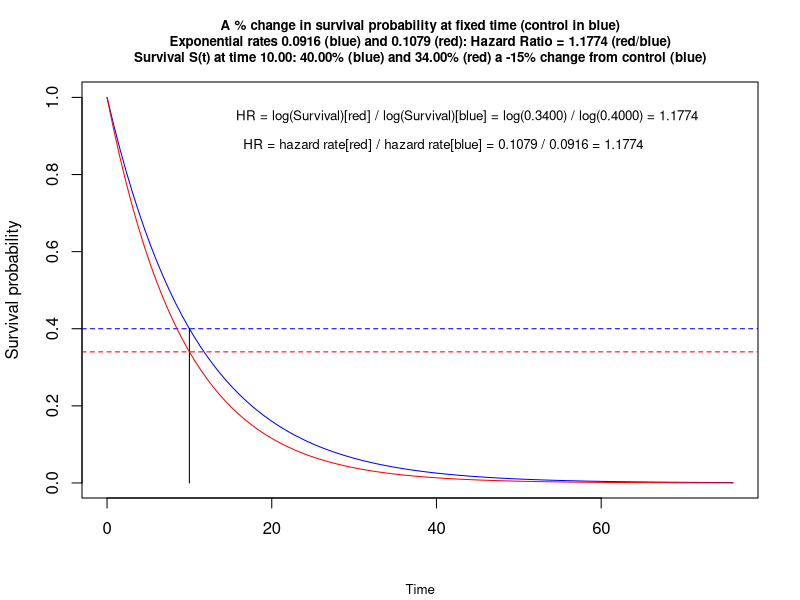

The R script that drew this image: (Note: this script raises an error after producing the figure.)

rm(list=ls())
# rounding functions
p2 <- function(x) {formatC(x, format="f", digits=2)}
p3 <- function(x) {formatC(x, format="f", digits=3)}
p4 <- function(x) {formatC(x, format="f", digits=4)}

# https://stackoverflow.com/questions/3245862/format-numbers-to-significant-figures-nicely-in-r
formatz <- function(x){
  
  if (!is.na(x)  ) {
    
    formatC(signif(x,digits=5), digits=5,format="fg", flag="#",big.mark=",")
    
  }
  
}

formatz0 <- function(x){
  sprintf(x, fmt = '%s')  
}
formatz1 <- function(x){
  sprintf(x, fmt = '%#.1f')  
}
formatz2 <- function(x){
  sprintf(x, fmt = '%#.2f')  
}
formatz00 <- function(x){
  round(x,0) 
}
formatz4 <- function(x){
  sprintf(x, fmt = '%#.4f')  
}

#@@@@@@@@@@@@@@@@@@@@@@@@@@@@@@@@@@@@@@@@@@@@@@@@@@@@@@@@@@@@@@@@@@@@@@@@@@@@@@@@@@@@@@@@@@@@@@@@@@@@
# function % change in survival 
#@@@@@@@@@@@@@@@@@@@@@@@@@@@@@@@@@@@@@@@@@@@@@@@@@@@@@@@@@@@@@@@@@@@@@@@@@@@@@@@@@@@@@@@@@@@@@@@@@@@@# 
#you are given a percentile and time t, then you are given a % change in survival at time t

# blue control
# red treatment

survplot1 <- function( CSurvProp=.4, time1=1, surv.perc.change.improvement=5 ) {  #
  
    #~~~~~~~~~~~~~~~~~~~~~~~~~~~~~~~~~~~~~~~~~~~~~~~~~~~~~~~~~~~~~~~~~~~~~~~~~~~~~~
    # function to plot weibull distribution, shape will always be 1 for exponential
    zp <- function(x, shape, scale)
    pweibull(x, shape=shape, scale=scale, lower.tail=F)
    #~~~~~~~~~~~~~~~~~~~~~~~~~~~~~~~~~~~~~~~~~~~~~~~~~~~~~~~~~~~~~~~~~~~~~~~~~~~~~~
    # control group
    #~~~~~~~~~~~~~~~~~~~~~~~~~~~~~~~~~~~~~~~~~~~~~~~~~~~~~~~~~~~~~~~~~~~~~~~~~~~~~~
    p <-  CSurvProp                                      # percentile survival
    lambda <- -(log(p))/time1                            # constant hazard in control group
    #~~~~~~~~~~~~~~~~~~~~~~~~~~~~~~~~~~~~~~~~~~~~~~~~~~~~~~~~~~~~~~~~~~~~~~~~~~~~~~
    # now the treated group
    #~~~~~~~~~~~~~~~~~~~~~~~~~~~~~~~~~~~~~~~~~~~~~~~~~~~~~~~~~~~~~~~~~~~~~~~~~~~~~~
    i <- 1 + surv.perc.change.improvement/100            # convert % to multiplication factor
    p2 <- (p*i)                                          # apply factor, hypothesized percentile survival in treatment
    p2 <- ifelse(p2>=1, 0.99, p2)                        # ensure within 0-1
    p2 <- ifelse(p2<=0, 0.01, p2)                        # ensure within 0-1
    
    lambda2 <- -log(p2)/time1                            # constant hazard in treatment grp
    
    hr <- lambda2/lambda                                 # hazard ratio, treat / ctrl
    
    surv2 <- 1 - exp(-lambda* time1* hr )                # e^-lambda*t, not used!
    #~~~~~~~~~~~~~~~~~~~~~~~~~~~~~~~~~~~~~~~~~~~~~~~~~~~~~~~~~~~~~~~~~~~~~~~~~~~~~~
    # plotting 
    #~~~~~~~~~~~~~~~~~~~~~~~~~~~~~~~~~~~~~~~~~~~~~~~~~~~~~~~~~~~~~~~~~~~~~~~~~~~~~~
    end <- ceiling(-(log(1-.999)/ lambda))               # for plotting out to 999th percentile
    
    curve(zp(x, shape=1, scale=1/lambda), from=0, to=end, 
          main=paste0("A % change in survival probability at fixed time (control in blue)\n Exponential rates ",
                      formatz4(lambda),         " (blue) and ",
                      formatz4(lambda2),        " (red): Hazard Ratio = ",
                      formatz4(hr), " (red/blue) \nSurvival S(t) at time ",
                      formatz2(time1),             ": ",
                      formatz2(p*100),          "% (blue) and ", 
                      formatz2((p2)*100 ), "% (red) a ",surv.perc.change.improvement, "% change from control (blue)"), 
          cex.main = .8,
          ylab='Survival probability', xlab='', col="blue", 
          sub= "Time" ,  cex.sub=.8)
    #~~~~~~~~~~~~~~~~~~~~~~~~~~~~~~~~~~~~~~~~~~~~~~~~~~~~~
    abline(h=p , col='blue' , lty=2)                 # line showing survival percentile in ctrl
    pp <- ifelse(p<p2,p2,p)                          # v line extends to higher curve
    lines(c(time1 ,time1), c(0 , pp) , col='black')  # vertical line
    #~~~~~~~~~~~~~~~~~~~~~~~~~~~~~~~~~~~~~~~~~~~~~~~~~~~~~
    curve(zp(x, shape=1, scale=1/lambda2), from=0, to=end,     
    ylab='Survival probability', xlab='Time', col="red", add=TRUE)
    abline(h=p2 , col='red' , lty=2)                 #  line showing survival percentile in treat
    #~~~~~~~~~~~~~~~~~~~~~~~~~~~~~~~~~~~~~~~~~~~~~~~~~~~~~
    text(x = end*.575, y = .95,  
         paste0("HR = log(Survival)[red] / log(Survival)[blue] = log(",
                formatz4(p2),                   ") / log(",
                formatz4(p),                 ") = ", 
                formatz4( log(p2)/log(p) ), ""),   # treat/ctrl
         col = "black", 
         cex = .8)
    #~~~~~~~~~~~~~~~~~~~~~~~~~~~~~~~~~~~~~~~~~~~~~~~~~~~~~
    text(x = end*.537, y = .875,  
         paste0(expression("HR = hazard rate[red] / hazard rate[blue] = "),  # treat / ctrl
                formatz4(lambda2),         " / ",
                formatz4(lambda),        " = ",
                formatz4(hr), ""
         ),
         col = "black", 
         cex = .8)
    #~~~~~~~~~~~~~~~~~~~~~~~~~~~~~~~~~~~~~~~~~~~~~~~~~~~~~
    
}
    

survplot1(  CSurvProp=.4, time1=10, surv.perc.change.improvement=-15 ) # %15 worse, red lower

# checking
SF(find="Surv time",             p_survival=.4,  hazard_rate=.0916) 
SF(find="Survival probability",  hazard_rate=.1079, time=10) 
SF(find="Hazard_Rate",           p_survival=.34,  time=10) 
SF(find="Hazard_Rate",           p_survival=.4,  time=10) 

survplot1(  CSurvProp=.5, time1=23, surv.perc.change.improvement= 15 )    # 15% better, red higher
     
#@@@@@@@@@@@@@@@@@@@@@@@@@@@@@@@@@@@@@@@@@@@@@@@@@@@@@@@@@@@@@@@@@@@@@@@@@@@@@@@@@@@@@@@@@@@@@@@@@@@@
# function 2 ARR given  prob survival at fixed time
#@@@@@@@@@@@@@@@@@@@@@@@@@@@@@@@@@@@@@@@@@@@@@@@@@@@@@@@@@@@@@@@@@@@@@@@@@@@@@@@@@@@@@@@@@@@@@@@@@@@@
# blue control, # red treatment

survplot2<- function( CSurvProp=.4, time1=1, ARR=5 ) {  #
  
  #~~~~~~~~~~~~~~~~~~~~~~~~~~~~~~~~~~~~~~~~~~~~~~~~~~~~~~~~~~~~~~~~~~~~~~~~~~~~~~
  # function to plot weibull distribution, shape will always be 1 for exponential
  zp <- function(x, shape, scale)
    pweibull(x, shape=shape, scale=scale, lower.tail=F)
  #~~~~~~~~~~~~~~~~~~~~~~~~~~~~~~~~~~~~~~~~~~~~~~~~~~~~~~~~~~~~~~~~~~~~~~~~~~~~~~
  # control group
  #~~~~~~~~~~~~~~~~~~~~~~~~~~~~~~~~~~~~~~~~~~~~~~~~~~~~~~~~~~~~~~~~~~~~~~~~~~~~~~
  p <-  CSurvProp                                      # percentile survival
  lambda <- -(log(p))/time1                            # constant hazard in control group
  #~~~~~~~~~~~~~~~~~~~~~~~~~~~~~~~~~~~~~~~~~~~~~~~~~~~~~~~~~~~~~~~~~~~~~~~~~~~~~~
  # now the treated group
  #~~~~~~~~~~~~~~~~~~~~~~~~~~~~~~~~~~~~~~~~~~~~~~~~~~~~~~~~~~~~~~~~~~~~~~~~~~~~~~
  p2 <- (p+ARR/100)                                        # apply factor, hypothesized percentile survival in treatment
  p2 <- ifelse(p2>=1, 0.99, p2)                        # ensure within 0-1
  p2 <- ifelse(p2<=0, 0.01, p2)                        # ensure within 0-1
  
  lambda2 <- -log(p2)/time1                            # constant hazard in treatment grp
  
  hr <- lambda2/lambda                                 # hazard ratio, treat / ctrl
  
  surv2 <- 1 - exp(-lambda* time1* hr )                # e^-lambda*t, not used!
  #~~~~~~~~~~~~~~~~~~~~~~~~~~~~~~~~~~~~~~~~~~~~~~~~~~~~~~~~~~~~~~~~~~~~~~~~~~~~~~
  # plotting 
  #~~~~~~~~~~~~~~~~~~~~~~~~~~~~~~~~~~~~~~~~~~~~~~~~~~~~~~~~~~~~~~~~~~~~~~~~~~~~~~
  end <- ceiling(-(log(1-.999)/ lambda))               # for plotting out to 999th percentile
  
  curve(zp(x, shape=1, scale=1/lambda), from=0, to=end, 
        main=paste0("A absolute change in % survival probability at fixed time (control in blue)\n Exponential rates ",
                    formatz4(lambda),         " (blue) and ",
                    formatz4(lambda2),        " (red): Hazard Ratio = ",
                    formatz4(hr), " (red/blue) \nSurvival S(t) at time ",
                    formatz2(time1),             ": ",
                    formatz2(p*100),          "% (blue) and ", 
                    formatz2((p2)*100 ), "% (red) a ",ARR, "% absolute change in survival from control (blue)"), 
        cex.main = .8,
        ylab='Survival probability', xlab='', col="blue", 
        sub= "Time" ,  cex.sub=.8)
  #~~~~~~~~~~~~~~~~~~~~~~~~~~~~~~~~~~~~~~~~~~~~~~~~~~~~~
  abline(h=p , col='blue' , lty=2)                 # line showing survival percentile in ctrl
  pp <- ifelse(p<p2,p2,p)                          # v line extends to higher curve
  lines(c(time1 ,time1), c(0 , pp) , col='black')  # vertical line
  #~~~~~~~~~~~~~~~~~~~~~~~~~~~~~~~~~~~~~~~~~~~~~~~~~~~~~
  curve(zp(x, shape=1, scale=1/lambda2), from=0, to=end,     
        ylab='Survival probability', xlab='Time', col="red", add=TRUE)
  abline(h=p2 , col='red' , lty=2)                 #  line showing survival percentile in treat
  #~~~~~~~~~~~~~~~~~~~~~~~~~~~~~~~~~~~~~~~~~~~~~~~~~~~~~
  text(x = end*.575, y = .95,  
       paste0("HR = log(Survival)[red] / log(Survival)[blue] = log(",
              formatz4(p2),                   ") / log(",
              formatz4(p),                 ") = ", 
              formatz4( log(p2)/log(p) ), ""),   # treat/ctrl
       col = "black", 
       cex = .8)
  #~~~~~~~~~~~~~~~~~~~~~~~~~~~~~~~~~~~~~~~~~~~~~~~~~~~~~
  text(x = end*.537, y = .875,  
       paste0(expression("HR = hazard rate[red] / hazard rate[blue] = "),  # treat / ctrl
              formatz4(lambda2),         " / ",
              formatz4(lambda),        " = ",
              formatz4(hr), ""
       ),
       col = "black", 
       cex = .8)
  #~~~~~~~~~~~~~~~~~~~~~~~~~~~~~~~~~~~~~~~~~~~~~~~~~~~~~
  
}

survplot2(  CSurvProp=.4, time1=10, ARR=1 ) #

survplot2(  CSurvProp=.4, time1=10, ARR=-15 ) #


#@@@@@@@@@@@@@@@@@@@@@@@@@@@@@@@@@@@@@@@@@@@@@@@@@@@@@@@@@@@@@@@@@@@@@@@@@@@@@@@@@@@@@@@@@@@@@@@@@@@@
# function 3 given survival percentile, time and HR 
#@@@@@@@@@@@@@@@@@@@@@@@@@@@@@@@@@@@@@@@@@@@@@@@@@@@@@@@@@@@@@@@@@@@@@@@@@@@@@@@@@@@@@@@@@@@@@@@@@@@@
# blue control, red treatment

survplot3<- function( CSurvProp=.4, time1=1, HR=2 ) {  #
  
  #~~~~~~~~~~~~~~~~~~~~~~~~~~~~~~~~~~~~~~~~~~~~~~~~~~~~~~~~~~~~~~~~~~~~~~~~~~~~~~
  # function to plot weibull distribution, shape will always be 1 for exponential
  zp <- function(x, shape, scale)
    pweibull(x, shape=shape, scale=scale, lower.tail=F)
  #~~~~~~~~~~~~~~~~~~~~~~~~~~~~~~~~~~~~~~~~~~~~~~~~~~~~~~~~~~~~~~~~~~~~~~~~~~~~~~
  # control group
  #~~~~~~~~~~~~~~~~~~~~~~~~~~~~~~~~~~~~~~~~~~~~~~~~~~~~~~~~~~~~~~~~~~~~~~~~~~~~~~
  p <-  CSurvProp                                      # percentile survival
  lambda <- -(log(p))/time1                            # constant hazard in control group
  #~~~~~~~~~~~~~~~~~~~~~~~~~~~~~~~~~~~~~~~~~~~~~~~~~~~~~~~~~~~~~~~~~~~~~~~~~~~~~~
  # now the treated group
  #~~~~~~~~~~~~~~~~~~~~~~~~~~~~~~~~~~~~~~~~~~~~~~~~~~~~~~~~~~~~~~~~~~~~~~~~~~~~~~
  lambda2 <- HR*lambda                                 # constant hazard in treatment grp
  p2 <- exp(-lambda2* time1 )                          # same result as line below
  p2 <- exp(-lambda*  time1* HR )                      
  hr <- HR
  #~~~~~~~~~~~~~~~~~~~~~~~~~~~~~~~~~~~~~~~~~~~~~~~~~~~~~~~~~~~~~~~~~~~~~~~~~~~~~~
  # plotting 
  #~~~~~~~~~~~~~~~~~~~~~~~~~~~~~~~~~~~~~~~~~~~~~~~~~~~~~~~~~~~~~~~~~~~~~~~~~~~~~~
  end <- ceiling(-(log(1-.999)/ lambda))               # for plotting out to 999th percentile
  
  curve(zp(x, shape=1, scale=1/lambda), from=0, to=end, 
        main=paste0("Effect of hazard ratio (HR) of " ,HR," on control in blue, given control survival probability of ",CSurvProp," at time ",time1, "\n Calculated exponential rates ",
                    formatz4(lambda),         " (blue) and ",
                    formatz4(lambda2),        " (red): Hazard Ratio = ",
                    formatz2(hr), " (red/blue) \nSurvival S(t) at time ",
                    formatz2(time1),             ": ",
                    formatz2(p*100),          "% (blue) and ", 
                    formatz2((p2)*100 ), "% (red)"), 
        cex.main = .8,
        ylab='Survival probability', xlab='', col="blue", 
        sub= "Time" ,  cex.sub=.8)
  #~~~~~~~~~~~~~~~~~~~~~~~~~~~~~~~~~~~~~~~~~~~~~~~~~~~~~
  abline(h=p , col='blue' , lty=2)                 # line showing survival percentile in ctrl
  pp <- ifelse(p<p2,p2,p)                          # v line extends to higher curve
  lines(c(time1 ,time1), c(0 , pp) , col='black')  # vertical line
  #~~~~~~~~~~~~~~~~~~~~~~~~~~~~~~~~~~~~~~~~~~~~~~~~~~~~~
  curve(zp(x, shape=1, scale=1/lambda2), from=0, to=end,     
        ylab='Survival probability', xlab='Time', col="red", add=TRUE)
  abline(h=p2 , col='red' , lty=2)                 #  line showing survival percentile in treat
  #~~~~~~~~~~~~~~~~~~~~~~~~~~~~~~~~~~~~~~~~~~~~~~~~~~~~~
  text(x = end*.575, y = .95,  
       paste0("HR = log(Survival)[red] / log(Survival)[blue] = log(",
              formatz4(p2),                   ") / log(",
              formatz4(p),                 ") = ", 
              formatz2( log(p2)/log(p) ), ""),   # treat/ctrl
       col = "black", 
       cex = .8)
  #~~~~~~~~~~~~~~~~~~~~~~~~~~~~~~~~~~~~~~~~~~~~~~~~~~~~~
  text(x = end*.537, y = .875,  
       paste0(expression("HR = hazard rate[red] / hazard rate[blue] = "),  # treat / ctrl
              formatz4(lambda2),         " / ",
              formatz4(lambda),        " = ",
              formatz2(hr), ""
       ),
       col = "black", 
       cex = .8)
  #~~~~~~~~~~~~~~~~~~~~~~~~~~~~~~~~~~~~~~~~~~~~~~~~~~~~~
  
}

survplot3( CSurvProp=.4, time1=1, HR=2 )  
survplot3( CSurvProp=.6, time1=9, HR=.8 )  
survplot3( CSurvProp=.5, time1=6, HR=2/3 )  
#@@@@@@@@@@@@@@@@@@@@@@@@@@@@@@@@@@@@@@@@@@@@@@@@@@@@@@@@@@@@@@@@@@@@@@@@@@@@@@@@@@@@@@@@@@@@@@@@@@@@
# function 4  
#@@@@@@@@@@@@@@@@@@@@@@@@@@@@@@@@@@@@@@@@@@@@@@@@@@@@@@@@@@@@@@@@@@@@@@@@@@@@@@@@@@@@@@@@@@@@@@@@@@@@
# blue control, red treatment


# % change in time

# blue control
# red treatment

survplot4 <- function( CSurvProp=.4, time1=1, surv.perc.change.improvement=50 ) {  #
  
  #~~~~~~~~~~~~~~~~~~~~~~~~~~~~~~~~~~~~~~~~~~~~~~~~~~~~~~~~~~~~~~~~~~~~~~~~~~~~~~
  # function to plot weibull distribution, shape will always be 1 for exponential
  zp <- function(x, shape, scale)
    pweibull(x, shape=shape, scale=scale, lower.tail=F)
  #~~~~~~~~~~~~~~~~~~~~~~~~~~~~~~~~~~~~~~~~~~~~~~~~~~~~~~~~~~~~~~~~~~~~~~~~~~~~~~
  # control group
  #~~~~~~~~~~~~~~~~~~~~~~~~~~~~~~~~~~~~~~~~~~~~~~~~~~~~~~~~~~~~~~~~~~~~~~~~~~~~~~
  p <-  CSurvProp                                      # percentile survival
  lambda <- -(log(p))/time1                            # constant hazard in control group
  #~~~~~~~~~~~~~~~~~~~~~~~~~~~~~~~~~~~~~~~~~~~~~~~~~~~~~~~~~~~~~~~~~~~~~~~~~~~~~~
  # now the treated group
  #~~~~~~~~~~~~~~~~~~~~~~~~~~~~~~~~~~~~~~~~~~~~~~~~~~~~~~~~~~~~~~~~~~~~~~~~~~~~~~
  i <- 1 + surv.perc.change.improvement/100            # convert % to multiplication factor
  time2 <- (time1*i)                                   # apply factor, hypothesized % survival change in treatment
  lambda2 <- -log(p)/time2                             # constant hazard in treatment grp
  
  hr <- lambda2/lambda                                 # hazard ratio, treat / ctrl
  
  surv2 <- 1 - exp(-lambda* time1* hr )                # e^-lambda*t, not used!
  #~~~~~~~~~~~~~~~~~~~~~~~~~~~~~~~~~~~~~~~~~~~~~~~~~~~~~~~~~~~~~~~~~~~~~~~~~~~~~~
  # plotting 
  #~~~~~~~~~~~~~~~~~~~~~~~~~~~~~~~~~~~~~~~~~~~~~~~~~~~~~~~~~~~~~~~~~~~~~~~~~~~~~~
  end <- ceiling(-(log(1-.999)/ lambda))               # for plotting out to 999th percentile
  
  curve(zp(x, shape=1, scale=1/lambda), from=0, to=end, 
        main=paste0("A % change in survival at fixed survival probability (control in blue)\n Exponential rates ",
                    formatz4(lambda),         " (blue) and ",
                    formatz4(lambda2),        " (red): Hazard Ratio = ",
                    formatz4(hr), " (red/blue) \nTime at survival quantile ",
                    formatz2(p*100),             "%: ",
                    formatz2(time1),          " (blue) and ", 
                    formatz2(time2 ), " (red) a ",surv.perc.change.improvement, "% change with reference to control (blue)"), 
        cex.main = .8,
        ylab='Survival probability', xlab='', col="blue", 
        sub= "Time\n*In the case of exponential distributions, the reciprocal of the ratio of medians (or any other quantile) gives e(b). \nFor example, if we want to detect a 50% increase in median survival time, we would set e(Beta) = 2/3" , cex.sub=.8)
  #~~~~~~~~~~~~~~~~~~~~~~~~~~~~~~~~~~~~~~~~~~~~~~~~~~~~~
  abline(h=p , col='blue' , lty=2)                 # line showing survival percentile in ctrl
  pp <- ifelse(p<p2,p2,p)                          # v line extends to higher curve
  lines(c(time1 ,time1), c(0 , p) , col='blue', lty=2)  # vertical line
  #~~~~~~~~~~~~~~~~~~~~~~~~~~~~~~~~~~~~~~~~~~~~~~~~~~~~~
  curve(zp(x, shape=1, scale=1/lambda2), from=0, to=end,     
        ylab='Survival probability', xlab='Time', col="red", add=TRUE)
  #abline(h=p2 , col='red' , lty=2)                 #  line showing survival percentile in treat
  lines(c(time2 ,time2), c(0 , p) , col='red', lty=2)
 
  #~~~~~~~~~~~~~~~~~~~~~~~~~~~~~~~~~~~~~~~~~~~~~~~~~~~~~
  text(x = end*.575, y = .95,  
       paste0("*HR = (Survival)[blue] / (Survival)[red] = ",
              formatz4(time1),                   " / ",
              formatz4(time2),                 " = ", 
              formatz4( (time1)/(time2) ), ""),   # treat/ctrl
       col = "black", 
       cex = .8)
  #~~~~~~~~~~~~~~~~~~~~~~~~~~~~~~~~~~~~~~~~~~~~~~~~~~~~~
  text(x = end*.584, y = .875,  
       paste0(expression("HR = hazard rate[red] / hazard rate[blue] = "),  # treat / ctrl
              formatz4(lambda2),         " / ",
              formatz4(lambda),        " = ",
              formatz4(hr), ""
       ),
       col = "black", 
       cex = .8)
  #~~~~~~~~~~~~~~~~~~~~~~~~~~~~~~~~~~~~~~~~~~~~~~~~~~~~~
  
}


survplot4(  CSurvProp=.4, time1=10, surv.perc.change.improvement=50 ) # 
survplot4(  CSurvProp=.4, time1=10, surv.perc.change.improvement=-50 ) #  
 

# Reproduce Nquery example 
# “Using an unstratified log-rank test at the one-sided 2.5% significance level, a 
# total of 282 events would allow 92.6% power to demonstrate a 33% risk reduction
# (hazard ratio for RAD/placebo of about 0.67, as calculated from an anticipated 
#   50% increase in median PFS, from 6 months in placebo arm to 9 months in the RAD001 arm).
# With a uniform accrual of approximately 23 patients per month over 74 weeks and a minimum 
# follow up of 39 weeks, a total of 352 patients would be required to obtain 282 PFS events,
# assuming an exponential progression-free survival distribution with a median of 6 months 
# in the Placebo arm and of 9 months in RAD001 arm. With an estimated 10% lost to follow up patients, 
# a total sample size of 392 patients should be randomized.”


survplot4(  CSurvProp=.5, time1=6, surv.perc.change.improvement=50 ) 

#@@@@@@@@@@@@@@@@@@@@@@@@@@@@@@@@@@@@@@@@@@@@@@@@@@@@@@@@@@@@@@@@@@@@@@@@@@@@@@@@@@@@@@@@@@@@@@@@@@@@@@@
#@@@@@@@@@@@@@@@@@@@@@@@@@@@@@@@@@@@@@@@@@@@@@@@@@@@@@@@@@@@@@@@@@@@@@@@@@@@@@@@@@@@@@@@@@@@@@@@@@@@@@@@
# absolute change in time
#@@@@@@@@@@@@@@@@@@@@@@@@@@@@@@@@@@@@@@@@@@@@@@@@@@@@@@@@@@@@@@@@@@@@@@@@@@@@@@@@@@@@@@@@@@@@@@@@@@@@@@@
#@@@@@@@@@@@@@@@@@@@@@@@@@@@@@@@@@@@@@@@@@@@@@@@@@@@@@@@@@@@@@@@@@@@@@@@@@@@@@@@@@@@@@@@@@@@@@@@@@@@@@@@

# blue control
# red treatment

survplot5 <- function( CSurvProp=.4, time1=1, AAR=50 ) {  #
  
  #~~~~~~~~~~~~~~~~~~~~~~~~~~~~~~~~~~~~~~~~~~~~~~~~~~~~~~~~~~~~~~~~~~~~~~~~~~~~~~
  # function to plot weibull distribution, shape will always be 1 for exponential
  zp <- function(x, shape, scale)
    pweibull(x, shape=shape, scale=scale, lower.tail=F)
  #~~~~~~~~~~~~~~~~~~~~~~~~~~~~~~~~~~~~~~~~~~~~~~~~~~~~~~~~~~~~~~~~~~~~~~~~~~~~~~
  # control group
  #~~~~~~~~~~~~~~~~~~~~~~~~~~~~~~~~~~~~~~~~~~~~~~~~~~~~~~~~~~~~~~~~~~~~~~~~~~~~~~
  p <-  CSurvProp                                      # percentile survival
  lambda <- -(log(p))/time1                            # constant hazard in control group
  #~~~~~~~~~~~~~~~~~~~~~~~~~~~~~~~~~~~~~~~~~~~~~~~~~~~~~~~~~~~~~~~~~~~~~~~~~~~~~~
  # now the treated group
  #~~~~~~~~~~~~~~~~~~~~~~~~~~~~~~~~~~~~~~~~~~~~~~~~~~~~~~~~~~~~~~~~~~~~~~~~~~~~~~
#  i <- 1 + surv.perc.change.improvement/100           # hyp time
  time2 <- (time1+AAR)                                 # apply factor, hypothesized % survival change in treatment
  lambda2 <- -log(p)/time2                             # constant hazard in treatment grp
  
  hr <- lambda2/lambda                                 # hazard ratio, treat / ctrl
  
  surv2 <- 1 - exp(-lambda* time1* hr )                # e^-lambda*t, not used!
  #~~~~~~~~~~~~~~~~~~~~~~~~~~~~~~~~~~~~~~~~~~~~~~~~~~~~~~~~~~~~~~~~~~~~~~~~~~~~~~
  # plotting 
  #~~~~~~~~~~~~~~~~~~~~~~~~~~~~~~~~~~~~~~~~~~~~~~~~~~~~~~~~~~~~~~~~~~~~~~~~~~~~~~
  end <- ceiling(-(log(1-.999)/ lambda))               # for plotting out to 999th percentile
  
  curve(zp(x, shape=1, scale=1/lambda), from=0, to=end, 
        main=paste0("An absolute change in survival at fixed survival probability (control in blue)\n Exponential rates ",
                    formatz4(lambda),         " (blue) and ",
                    formatz4(lambda2),        " (red): Hazard Ratio = ",
                    formatz4(hr), " (red/blue) \nTime at survival quantile ",
                    formatz2(p*100),             "%: ",
                    formatz2(time1),          " (blue) and ", 
                    formatz2(time2 ), " (red) a ",AAR, " unit absolute change in survival time with reference to control (blue)"), 
        cex.main = .8,
        ylab='Survival probability', xlab='', col="blue", 
        sub= "Time\n*In the case of exponential distributions, the reciprocal of the ratio of medians (or any other quantile) gives e(b). \nFor example, if we want to detect a 50% increase in median survival time, we would set e(Beta) = 2/3" , cex.sub=.8)
  #~~~~~~~~~~~~~~~~~~~~~~~~~~~~~~~~~~~~~~~~~~~~~~~~~~~~~
  abline(h=p , col='blue' , lty=2)                 # line showing survival percentile in ctrl
  pp <- ifelse(p<p2,p2,p)                          # v line extends to higher curve
  lines(c(time1 ,time1), c(0 , p) , col='blue', lty=2)  # vertical line
  #~~~~~~~~~~~~~~~~~~~~~~~~~~~~~~~~~~~~~~~~~~~~~~~~~~~~~
  curve(zp(x, shape=1, scale=1/lambda2), from=0, to=end,     
        ylab='Survival probability', xlab='Time', col="red", add=TRUE)
  #abline(h=p2 , col='red' , lty=2)                 #  line showing survival percentile in treat
  lines(c(time2 ,time2), c(0 , p) , col='red', lty=2)
  
  #~~~~~~~~~~~~~~~~~~~~~~~~~~~~~~~~~~~~~~~~~~~~~~~~~~~~~
  text(x = end*.575, y = .95,  
       paste0("*HR = (Survival)[blue] / (Survival)[red] = ",
              formatz4(time1),                   " / ",
              formatz4(time2),                 " = ", 
              formatz4( (time1)/(time2) ), ""),   # treat/ctrl
       col = "black", 
       cex = .8)
  #~~~~~~~~~~~~~~~~~~~~~~~~~~~~~~~~~~~~~~~~~~~~~~~~~~~~~
  text(x = end*.584, y = .875,  
       paste0(expression("HR = hazard rate[red] / hazard rate[blue] = "),  # treat / ctrl
              formatz4(lambda2),         " / ",
              formatz4(lambda),        " = ",
              formatz4(hr), ""
       ),
       col = "black", 
       cex = .8)
  #~~~~~~~~~~~~~~~~~~~~~~~~~~~~~~~~~~~~~~~~~~~~~~~~~~~~~
  
}


survplot5(  CSurvProp=.5, time1=6, AAR=3 ) # 
 

























